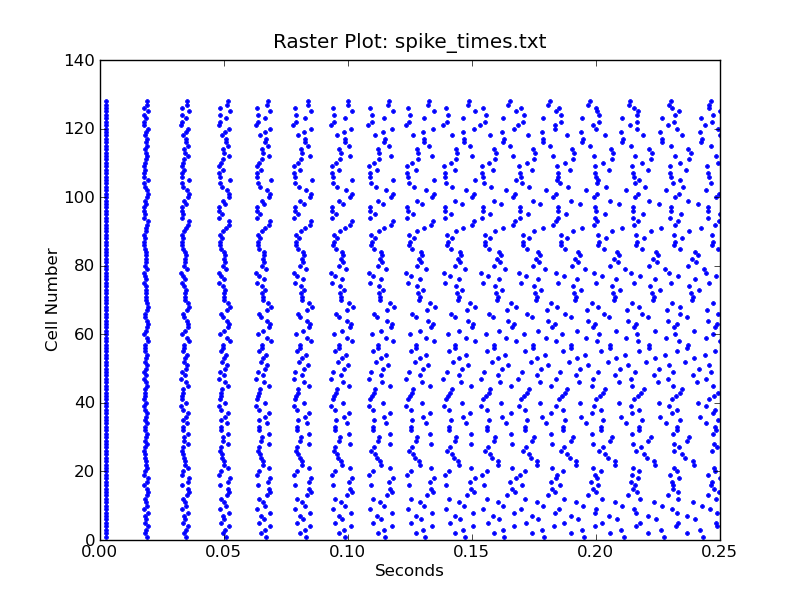

The Python source for this figure:
#!/usr/bin/env python

# rasterplot - a command line utility to generate rasterplots of
# firing times for a group of neurons.  It takes a single filename
# as argument, with a line for each cell containing the spike times separated
# by spaces.  The times are plotted as dots with the time on the x-axis and
# the cell number (the line number) on the y-axis.


import sys, os
import matplotlib.pyplot as plt

def plot_file():
    print 'Plotting %s' % filename
    fp = open(filename, 'r')
    format = 'b.'
    cell_num = 0
    for line in fp.readlines():
        cell_num += 1
        y = cell_num
        data = line.split()
        # print data[0], data[1], data[2], data[3]
        for x in data:
            axes.plot(x, y, format)
    print "Processing finished"

if __name__ == "__main__":
    '''
    rasterplot - a command line utility to generate rasterplots of firing
    times for a group of neurons.  It takes a single filename as argument,
    with a line for each cell containing the spike times separated by
    spaces.  The times are plotted as dots with the time on the x-axis and
    the cell number (the line number) on the y-axis.
    '''
    # create the plot and set size of the plot figure
    fig = plt.figure(dpi=120)
    axes = fig.add_subplot(111)
    try:
        filename = sys.argv[1]
        if os.path.exists(filename):            
            plot_file()
        else:
            print '**Error: Incorrect file name or path specified.\n'
            print 'Usage: rasterplot filename'
            sys.exit()
    except:
        print 'Bad file, or other error'
        sys.exit()
    axes.set_title('Raster Plot: '+filename)
    axes.set_xlabel('Seconds')
    axes.set_ylabel('Cell Number')
    plt.draw()
    plt.show()
